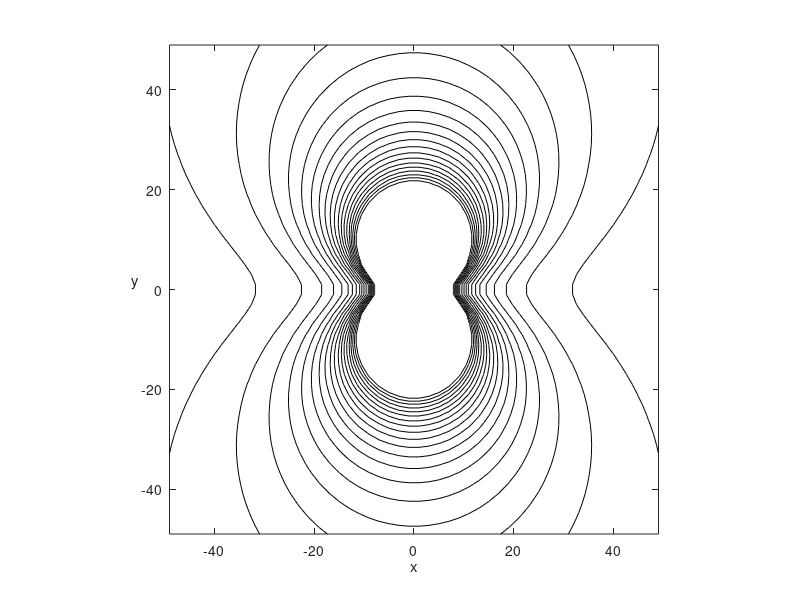

The MATLAB script that drew this image:

%file for trying the actual problem

clear
clc


[gX,gY] = meshgrid([-49:2:49], [-49:2:49]);



E = 10;
F = 90;
Gr = 0;
Hr = 1000;


%for every point in grid
for i=1:size(gX,1)
  for j=1:size(gX,2)

    x = gX(i,j);
    y = gY(i,j);

    t2 = x^2+y^2;
    K4 = (E-F)*(Gr-Hr) + Gr*Hr;
    K2 = E*Hr + F*Gr;
    K0 = E*F;

    gW(i,j) = y^2/t2^2*K4 + 1/t2*K2 + K0;

  end
end



%%3D
figure(1); clf;
contour(gX,gY,gW,[900:10:1100]);
axis('equal');
xlabel('x');
ylabel('y', 'rotation', 0)



%save
colormap([zeros(63,3) ; ones(1,3)]);
saveas(figure(1), 'figures/contour_add_one_camera.eps')

